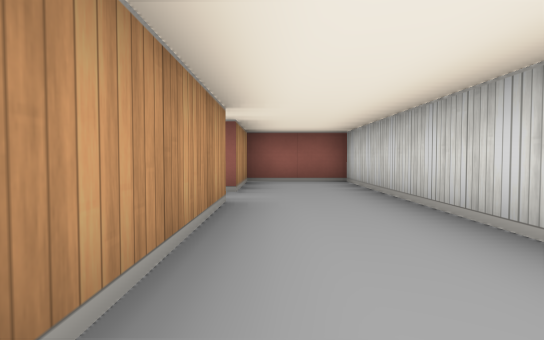
view 1 (above)

16 first-person views from a walk through a cub3D level. The camera is about half as high as the walls, tilts 2° down and sees 80° across. The floor is counted in squares. Each view is taken from the middle of a square. On the plan, view 1 faces up. The plan holds only what a view shows up to about 9 squares ahead; the rest is blank.

view 2
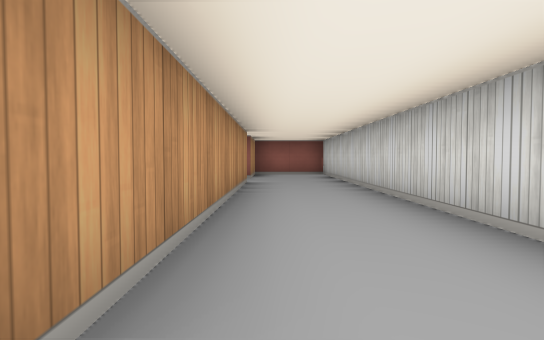

view 3
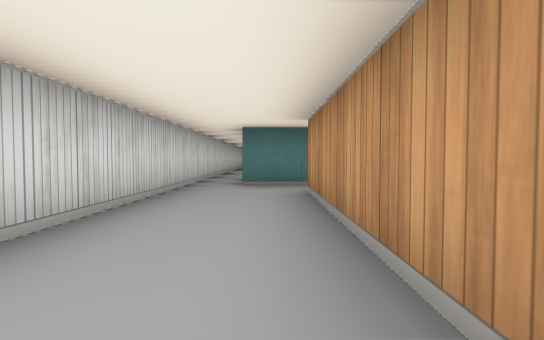

view 4
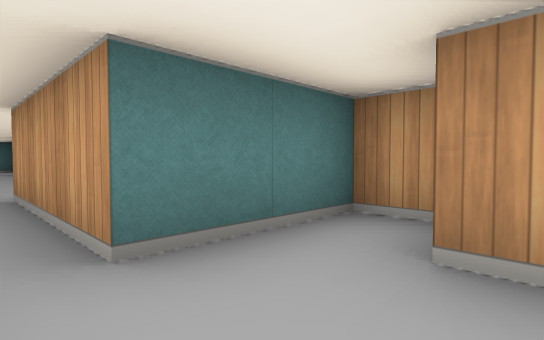

view 5
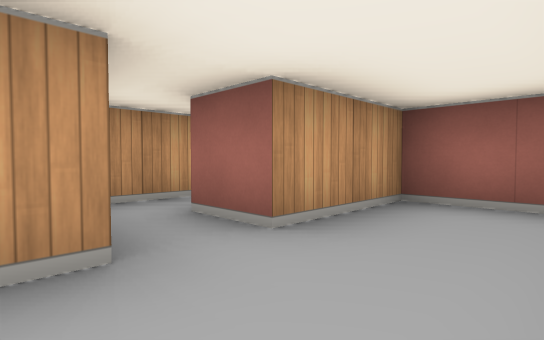

view 6
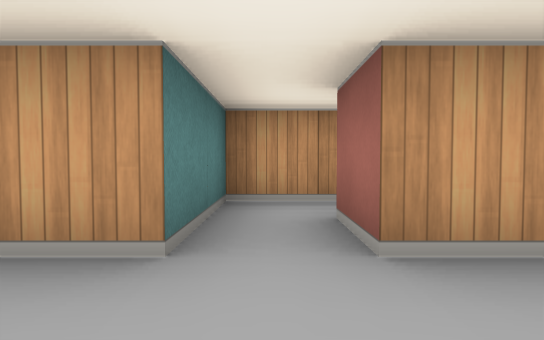

view 7
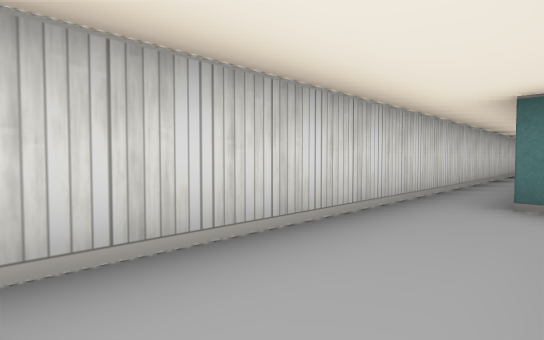

view 8
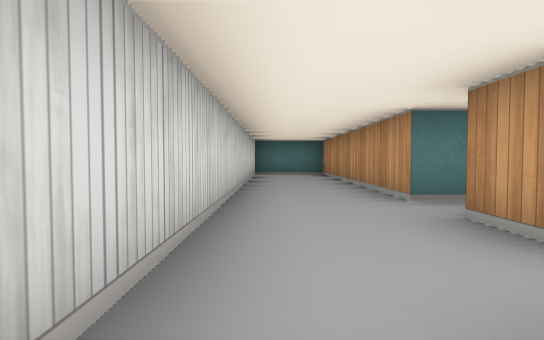

view 9
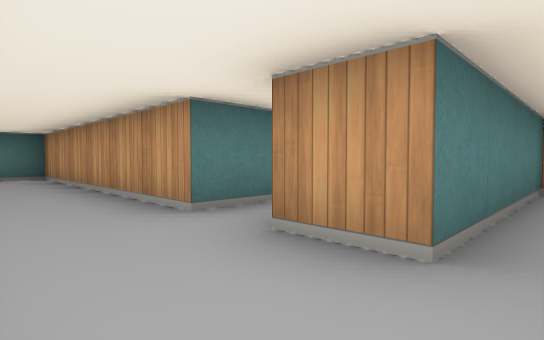

view 10
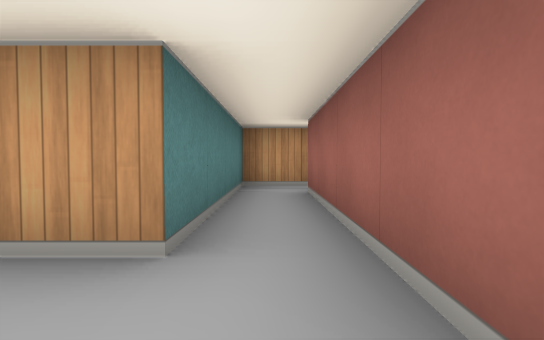

view 11
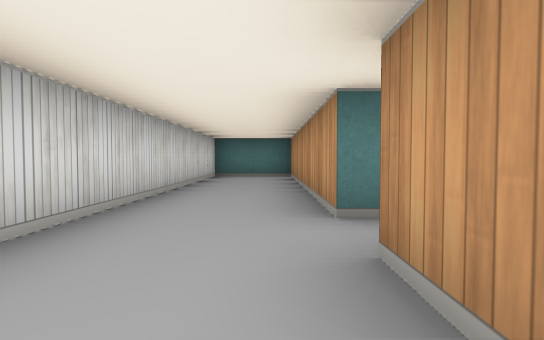

view 12
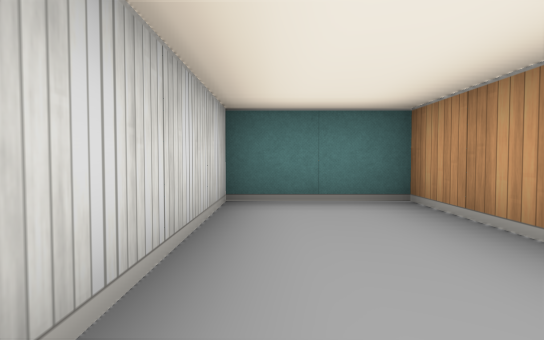

view 13
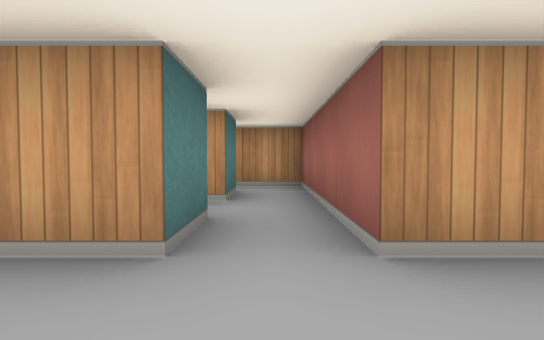

view 14
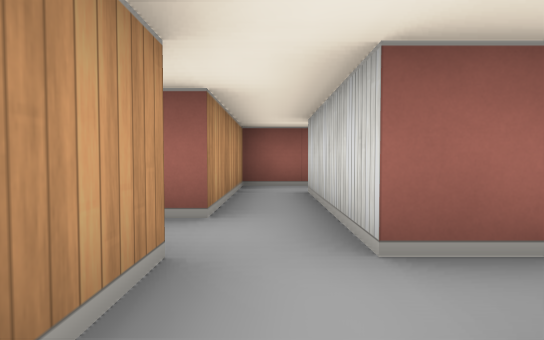

view 15
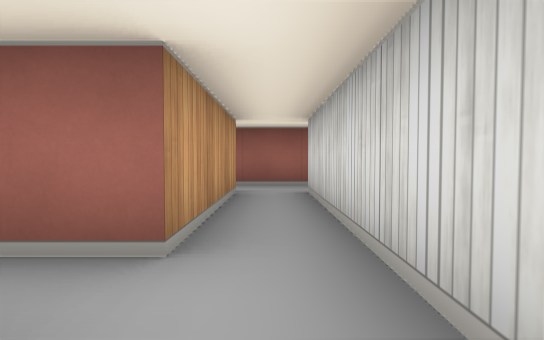

view 16
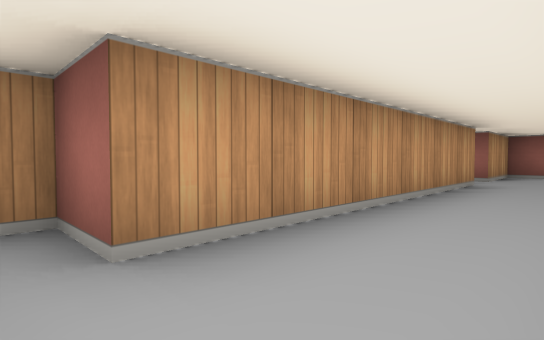

### Floor plan
Points are (right, up) in squares from view 1. A wall is a line through its corners. A room is listed if a view was taken in it or the views show most of it. See-through windows are left out.
Room 1 (views 1, 2, 3, 4, 5, 6, 7, 8, 16)
walls: (-1.5, 3.5) (-0.5, 3.5) (-0.5, -2.5) (-1.5, -2.5) (-1.5, -3.5) (0.5, -3.5) (0.5, -6.5); (1.5, -6.5) (1.5, 6.5) (-0.5, 6.5) (-0.5, 4.5) (-1.5, 4.5)
ways out: opening at (1, -6) to room 2; opening at (-1, 4) to room 5
Room 2 (views 9, 10, 11)
walls: (0.5, -6.5) (-3.5, -6.5); (1.5, -8.5) (1.5, -6.5); (-4.5, -6.4) (-4.5, -7.5) (-0.5, -7.5) (-0.5, -8.5)
ways out: opening at (1, -6) to room 1; opening at (0.5, -8) to room 3; opening at (-4, -6)
Room 3 (views 12, 13)
walls: (-1.5, -9.5) (-0.5, -9.5) (-0.5, -15.5) (1.5, -15.5) (1.5, -8.5); (-0.5, -8.5) (-1.5, -8.5)
ways out: opening at (0.5, -8) to room 2; opening at (-1, -9) to room 4
Room 4 (views 14, 15)
walls: (-3.5, -12.5) (-3.5, -9.5) (-2.5, -9.5) (-2.5, -12.5) (-3.5, -12.5); (-4.5, -12.5) (-4.5, -13.5); (-1.5, -13.5) (-1.5, -9.5); (-4.5, -9.5) (-4.5, -11.5) (-4.9, -11.5); (-1.5, -8.5) (-3.5, -8.5)
ways out: opening at (-1, -9) to room 3; opening at (-4, -10.5) to room 6; opening at (-3, -9) to room 6; opening at (-5, -12)
Room 5 (no view inside)
walls: (-2.5, 5.1) (-2.5, 3.5) (-1.5, 3.5)
ways out: opening at (-1, 4) to room 1; opening at (-2, 5)
Room 6 (no view inside)
walls: (-3.5, -8.5) (-4.5, -8.5) (-4.5, -9.5)
ways out: opening at (-4, -10.5) to room 4; opening at (-3, -9) to room 4

Positions as (right, up) in squares from view 1, and headings:
1: (0, 0), facing up
2: (0, -3), facing up
3: (0, 2), facing down
4: (1, -2), facing down-left
5: (1, 3), facing up-left
6: (1, 4), facing left
7: (0, 0), facing down-right
8: (1, -6), facing down
9: (1, -7), facing down-left
10: (1, -7), facing left
11: (0, -7), facing down
12: (1, -12), facing down
13: (1, -9), facing left
14: (-4, -14), facing up
15: (-2, -14), facing up
16: (1, -3), facing up-left
